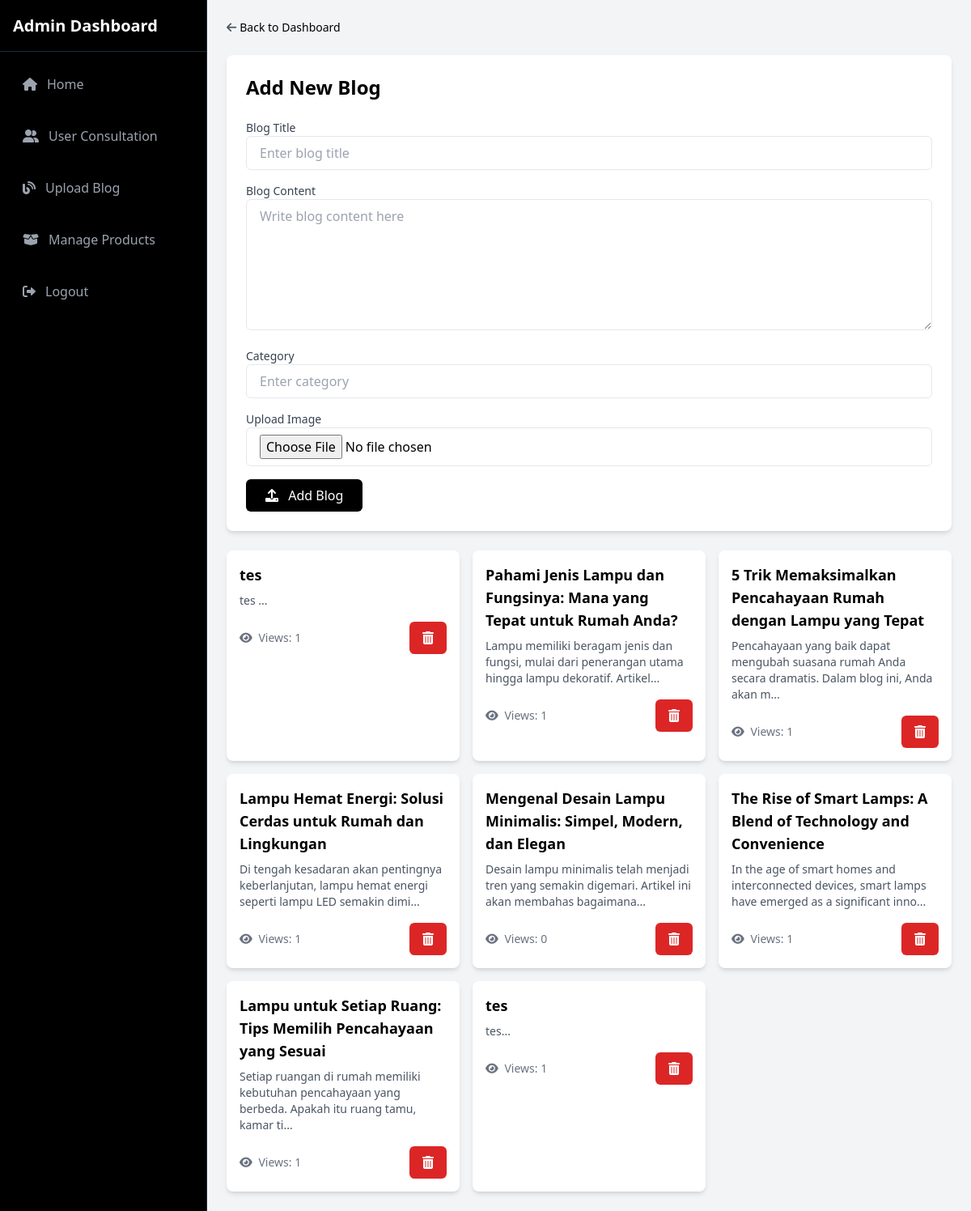
Before: /uploadBlog.php (signed in) with the older database file.
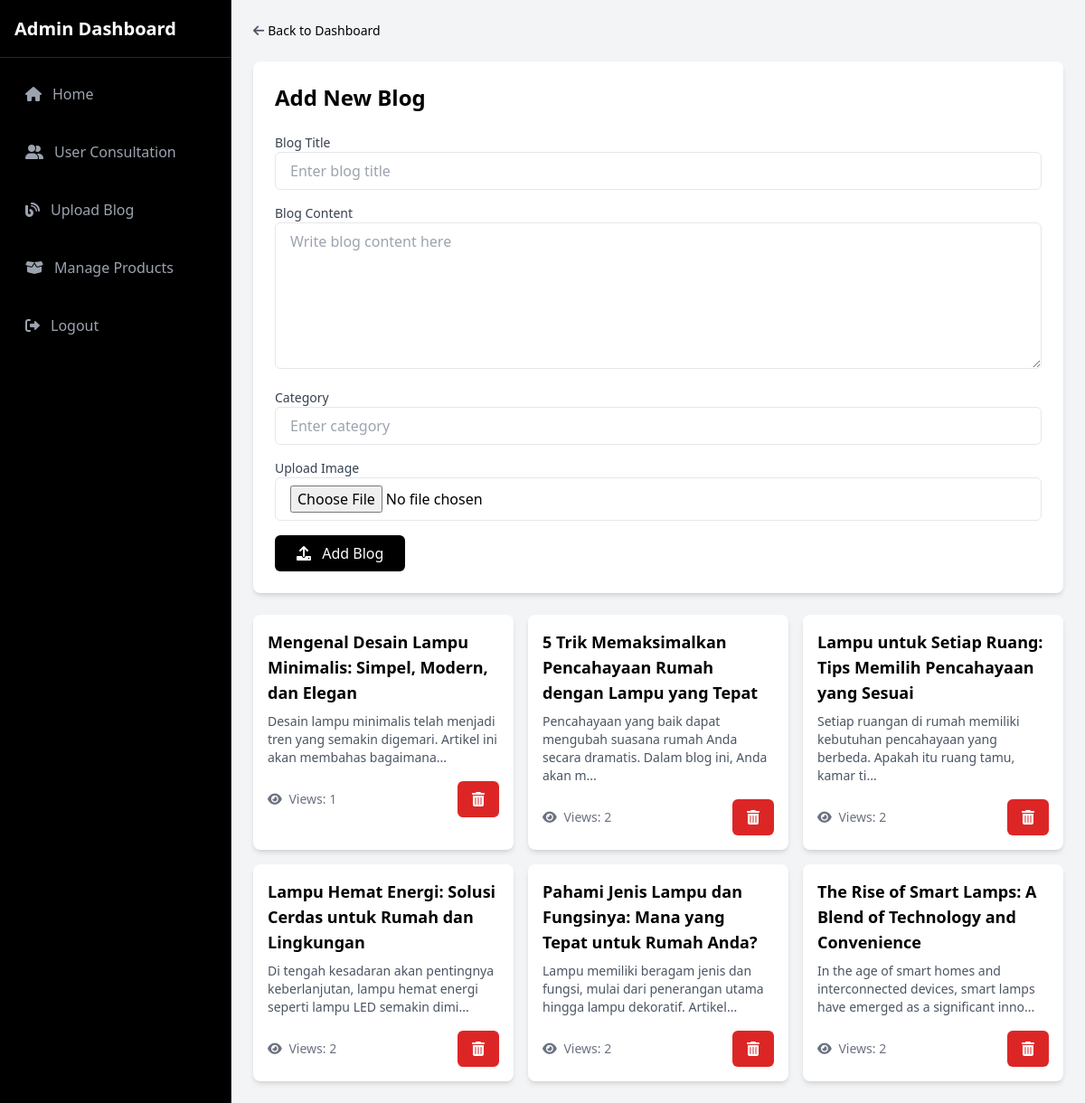
After: the same page with the newer database file.
### tables this page shows
CREATE TABLE `blogs` (
  `id` int(11) NOT NULL,
  `title` varchar(255) NOT NULL,
  `content` text NOT NULL,
  `category` varchar(50) NOT NULL,
  `author` varchar(50) NOT NULL,
  `created_at` timestamp NULL DEFAULT current_timestamp(),
  `image` longblob DEFAULT NULL,
  `visible` tinyint(1) NOT NULL DEFAULT 1,
  `display_order` int(11) DEFAULT 0,
  `view_count` int(11) DEFAULT 0
);

### uploadBlog.php (the view, shortened to what this page needs)
<?php
include 'includes/db.php';
$result = $conn->query("SELECT id, title, content, view_count FROM blogs WHERE visible = 1 ORDER BY display_order ASC");
$blogPosts = [];
while ($row = $result->fetch_assoc()) {
    $blogPosts[] = $row;
}
?>
<!DOCTYPE html>
<html lang="en">
<head>
    <script src="https://cdn.tailwindcss.com"></script>
    <link rel="stylesheet" href="https://cdnjs.cloudflare.com/ajax/libs/font-awesome/6.0.0-beta3/css/all.min.css"/>
</head>
<body class="bg-gray-100">
    <div class="flex">
    <aside class="w-64 h-screen bg-black border-r border-gray-800 fixed top-0 left-0 z-10">
        <div class="h-16 flex items-center justify-between px-4 border-b border-gray-800">
            <h2 class="text-xl font-semibold text-white">Admin Dashboard</h2>
        </div>
        <nav class="p-4 space-y-4">
            <a href="adminDashboard.php" class="flex items-center gap-3 text-gray-400 hover:text-white hover:bg-gray-800 p-3 rounded-md">
                <i class="fas fa-home text-gray-400"></i>
                <span>Home</span>
            </a>
            <a href="consultations.php" class="flex items-center gap-3 text-gray-400 hover:text-white hover:bg-gray-800 p-3 rounded-md">
                <i class="fas fa-user-friends text-gray-400"></i>
                <span>User Consultation</span>
            </a>
            <a href="uploadBlog.php" class="flex items-center gap-3 text-gray-400 hover:text-white hover:bg-gray-800 p-3 rounded-md">
                <i class="fas fa-blog text-gray-400"></i>
                <span>Upload Blog</span>
            </a>
            <a href="manageProducts.php" class="flex items-center gap-3 text-gray-400 hover:text-white hover:bg-gray-800 p-3 rounded-md">
                <i class="fas fa-box-open text-gray-400"></i>
                <span>Manage Products</span>
            </a>
            <a href="logout.php" class="flex items-center gap-3 text-gray-400 hover:text-white hover:bg-gray-800 p-3 rounded-md">
                <i class="fas fa-sign-out-alt text-gray-400"></i>
                <span>Logout</span>
            </a>
        </nav>
    </aside>
        <div class="ml-64 p-6">
            <div class="mx-auto max-w-7xl space-y-6">
                <div class="flex items-center gap-4">
                    <a href="/dashboard" class="flex items-center text-sm text-muted-foreground hover:text-foreground">
                        <i class="fas fa-arrow-left mr-1 text-gray-600"></i>
                        Back to Dashboard
                    </a>
                </div>
                <div class="bg-white rounded-lg shadow-md p-6">
                    <h2 class="text-2xl font-semibold mb-6">Add New Blog</h2>
                    <form action="" method="POST" enctype="multipart/form-data">
                        <div class="space-y-4">
                            <div>
                                <label for="title" class="block text-sm font-medium text-gray-700">Blog Title</label>
                                <input type="text" id="title" name="title" class="w-full px-4 py-2 border rounded-md focus:ring-blue-500 focus:border-blue-500" placeholder="Enter blog title" required>
                            </div>
                            <div>
                                <label for="content" class="block text-sm font-medium text-gray-700">Blog Content</label>
                                <textarea id="content" name="content" class="w-full px-4 py-2 border rounded-md focus:ring-blue-500 focus:border-blue-500" rows="6" placeholder="Write blog content here" required></textarea>
                            </div>
                            <div>
                                <label for="category" class="block text-sm font-medium text-gray-700">Category</label>
                                <input type="text" id="category" name="category" class="w-full px-4 py-2 border rounded-md focus:ring-blue-500 focus:border-blue-500" placeholder="Enter category" required>
                            </div>
                            <div>
                                <label for="image" class="block text-sm font-medium text-gray-700">Upload Image</label>
                                <input type="file" id="image" name="image" class="w-full px-4 py-2 border rounded-md focus:ring-blue-500 focus:border-blue-500" required>
                            </div>
                            <button type="submit" class="bg-black text-white px-6 py-2 rounded-md hover:bg-gray-800 focus:ring-2 focus:ring-blue-500">
                                <i class="fas fa-upload mr-2"></i> Add Blog
                            </button>
                        </div>
                    </form>
                </div>
                <div class="grid gap-4 md:grid-cols-2 lg:grid-cols-3 mt-8">
                    <?php foreach ($blogPosts as $post): ?>
                        <div class="bg-white rounded-lg shadow-md p-4">
                            <h3 class="font-semibold mb-2 text-lg"><?= htmlspecialchars($post['title']) ?></h3>
                            <p class="text-sm text-gray-600 mb-4"><?= htmlspecialchars(substr($post['content'], 0, 100)) ?>...</p>
                            <div class="flex items-center justify-between">
                                <div class="text-sm text-gray-500">
                                    <i class="fas fa-eye mr-1"></i>
                                    Views: <?= $post['view_count'] ?>
                                </div>
                                <form action="" method="POST" onsubmit="return confirm('Are you sure you want to delete this blog?');">
                                    <button type="submit" class="bg-red-600 text-white px-4 py-2 rounded-md hover:bg-red-700">
                                        <i class="fas fa-trash-alt"></i>
                                    </button>
                                </form>
                            </div>
                        </div>
                    <?php endforeach; ?>
                </div>
            </div>
        </div>
    </div>
</body>
</html>

Changed rows visible on the page:
removed blogs: title "tes", content "tes", view_count "1"
removed blogs: title "tes", content "tes", view_count "1"
changed blogs "Mengenal Desain Lampu Minimalis: Simpel, Modern, dan Elegan": view_count "0" → "1"; moves up the list
changed blogs "5 Trik Memaksimalkan Pencahayaan Rumah dengan Lampu yang Tepat": view_count "1" → "2"; moves down the list
changed blogs "Lampu untuk Setiap Ruang: Tips Memilih Pencahayaan yang Sesuai": view_count "1" → "2"; moves up the list
changed blogs "Lampu Hemat Energi: Solusi Cerdas untuk Rumah dan Lingkungan": view_count "1" → "2"; moves down the list
changed blogs "Pahami Jenis Lampu dan Fungsinya: Mana yang Tepat untuk Rumah Anda?": view_count "1" → "2"
changed blogs "The Rise of Smart Lamps: A Blend of Technology and Convenience": view_count "1" → "2"
